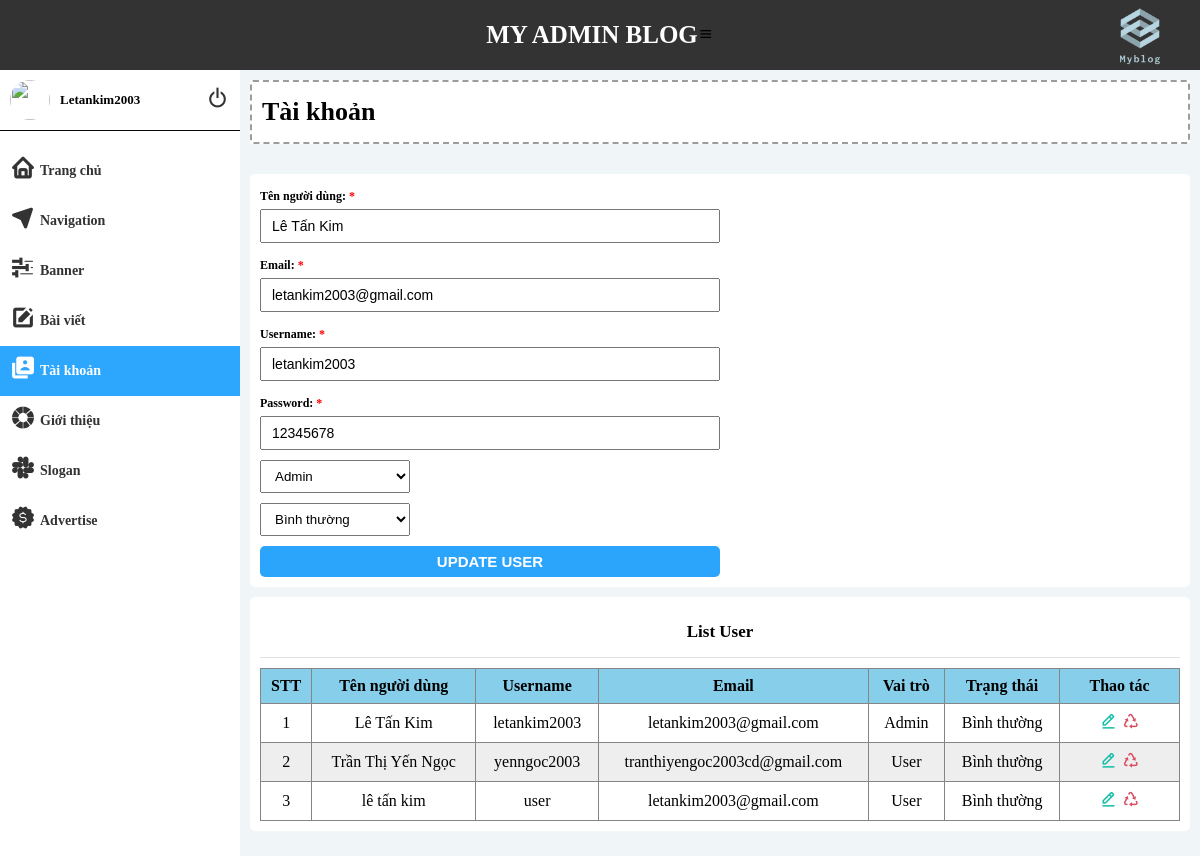
Page /admin/index.php?act=editUserForm&id=2 (signed in) on the committed database.
### tables this page shows
CREATE TABLE `tbl_user` (
  `id` int(4) NOT NULL,
  `name` varchar(200) DEFAULT NULL,
  `username` varchar(200) NOT NULL,
  `password` varchar(50) NOT NULL,
  `email` varchar(200) NOT NULL,
  `avatar` varchar(200) DEFAULT NULL,
  `status` tinyint(1) NOT NULL DEFAULT 1,
  `role` tinyint(1) NOT NULL DEFAULT 0
);

### admin/model/user.php (called while the page is built, shortened)
<?php
    function getAllUsers() {
        $conn = connect();
        $stmt = $conn->prepare("SELECT * FROM tbl_user");
        $stmt->execute();
        $ketqua = $stmt->fetchAll();
        return $ketqua;
    }
    function getOneUser($id) {
        $conn = connect();
        $stmt = $conn->prepare("SELECT * FROM tbl_user WHERE id = '$id'");
        $stmt->execute();
        $ketqua = $stmt->fetchAll();
        return $ketqua;
    }
?>

### admin/view/editUserForm.php (the view, shortened to what this page needs)
<div class="main_app">
    <div class="header_app">
        <h2 class="title">Tài khoản</h2>
    </div>
    <div class="container_main">
        <form action="index.php?act=updateUser" method = 'POST'>
            <div class="box_form">
                <span class="box_title">Tên người dùng: <span style="color:red">*</span></span>
                <input required type="text" value="<?=$oneUser[0]['name']?>" name = "name" class = "input" placeholder = "Enter your name">
            </div>
            <div class="box_form">
                <span class="box_title">Email: <span style="color:red">*</span></span>
                <input required type="text" value="<?=$oneUser[0]['email']?>" name = "email" class = "input" placeholder = "Enter your email">
            </div>
            <div class="box_form">
                <span class="box_title">Username: <span style="color:red">*</span></span>
                <input required type="text" value="<?=$oneUser[0]['username']?>" name = "username" class = "input" placeholder = "Enter your username">
            </div>
            <div class="box_form">
                <span class="box_title">Password: <span style="color:red">*</span></span>
                <input required type="text" value="<?=$oneUser[0]['password']?>" name = "password" class = "input" placeholder = "Enter your password">
            </div>
            <div class="box_form">
                <select name="role" id="status_nav">
                    <?php
                        if($oneUser[0]['role'] == 1) {
                            echo '<option value="1" selected>Admin</option>
                                <option value="0">User</option>';
                        } else {
                            echo '<option value="1">Admin</option>
                            <option value="0" selected>User</option>';
                        }
                    ?>
                </select>
            </div>
            <div class="box_form">
                <select name="status" id="status_nav">
                    <?php
                        if($oneUser[0]['status'] == 1) {
                            echo '<option value="1" selected>Bình thường</option>
                                <option value="0">Vô hiệu hóa</option>';
                        } else {
                            echo '<option value="1">Bình thường</option>
                            <option value="0" selected>Vô hiệu hóa</option>';
                        }
                    ?>
                </select>
            </div>
            <div class="box_form">
                <input type="submit" value="Update User" name = "submit" class = "input input_submit">
            </div>
        </form>
        <div class="show_list">
            <header>List User</header>
            <table>
                <tr>
                    <th>STT</th>
                    <th>Tên người dùng</th>
                    <th>Username</th>
                    <th>Email</th>
                    <th>Vai trò</th>
                    <th>Trạng thái</th>
                    <th>Thao tác</th>
                </tr>
                <?php
                    if(count($allUser) > 0) {
                        $i = 1;
                        foreach($allUser as $itemUser) {
                            $status = "Bình thường";
                            $role = "User";
                            if($itemUser['role'] == 1) {
                                $role = "Admin";
                            }
                            echo '<tr>
                                    <td class = "stt">'.$i++.'</td>
                                    <td>'.$itemUser['name'].'</td>
                                    <td>'.$itemUser['username'].'</td>
                                    <td>'.$itemUser['email'].'</td>
                                    <td>'.$role.'</td>
                                    <td>'.$status.'</td>
                                    <td class = "action">
                                        <a href="index.php?act=editUserForm&id='.$itemUser['id'].'"><i class="bx bx-edit-alt" ></i></a>
                                        <a href="index.php?act=deleteUser&id='.$itemUser['id'].'" class = "delete"><i class="bx bx-recycle" ></i></a>
                                    </td>
                                </tr>';
                        }
                    } else {
                        echo '<tr>
                                <td colspan="10">Chưa có User</td>
                            </tr>';
                    }
                ?>
            </table>
        </div>
    </div>
</div>

### admin/view/css/main.css (style rules this page uses)
* { padding: 0px; margin: 0px; box-sizing: border-box; }
:root { --header-admin: 70px; }
.main_app { flex: 0 0 80%; max-width: 80%; background-color: #f0f5f8; padding: 10px; min-height: calc(100vh - var(--header-admin)); }
.header_app { width: 100%; padding: 15px 10px; background: #fff; border: 2px dashed rgb(157, 156, 156); border-radius: 3px; }
.title { font-size: 26px; font-weight: bold; }
.container_main { margin-top: 15px; padding: 15px 0px; }
form { width: 100%; padding: 10px; background: #fff; display: flex; flex-wrap: wrap; gap: 10px; border-radius: 5px; }
.box_form { flex: 0 0 50%; max-width: 50%; display: flex; flex-direction: column; }
.box_title { font-size: 12px; font-weight: bold; padding: 5px 0px; }
.input { width: 100%; padding: 7px 10px; font-size: 14px; color: #000; outline: none; }
#status_nav { padding: 7px 10px; width: 150px; }
.input_submit { font-size: 15px; font-weight: bold; text-transform: uppercase; background: #2ba4fc; border: none; color: #fff; border-radius: 5px; cursor: pointer; }
.show_list { margin-top: 10px; background-color: #fff; border-radius: 5px; padding: 10px; }
header { width: 100%; text-align: center; padding: 15px 0px; font-size: 17px; font-weight: bold; border-bottom: 1px solid rgb(228, 226, 226); margin-bottom: 10px; }
table { width: 100%; border-collapse: collapse; text-align: center; }
th, td { border:1px solid #868585; padding: 8px 10px; }
table tr:nth-child(odd) { background-color:#eee; }
table tr:nth-child(even) { background-color:white; }
table tr:nth-child(1) { background-color:skyblue; }
td.stt { width: 50px; }
td.action { width: 120px; }
td a { font-weight: bold; font-size: 18px; text-decoration: none; }
.bx-edit-alt { color: #12bea8; }
.bx-recycle { color: #d84d61; }
.bx-recycle { cursor: pointer; }

### rows in the picture
tbl_user: name "Lê Tấn Kim", email "letankim2003@gmail.com", username "letankim2003", password "12345678", role "Admin", status "Bình thường"
tbl_user: name "Trần Thị Yến Ngọc", username "yenngoc2003", email "tranthiyengoc2003cd@gmail.com", role "User", status "Bình thường"
tbl_user: name "lê tấn kim", username "user", email "letankim2003@gmail.com", role "User", status "Bình thường"

### other values in the picture
$_SESSION['usernameAdmin'] "Letankim2003"
